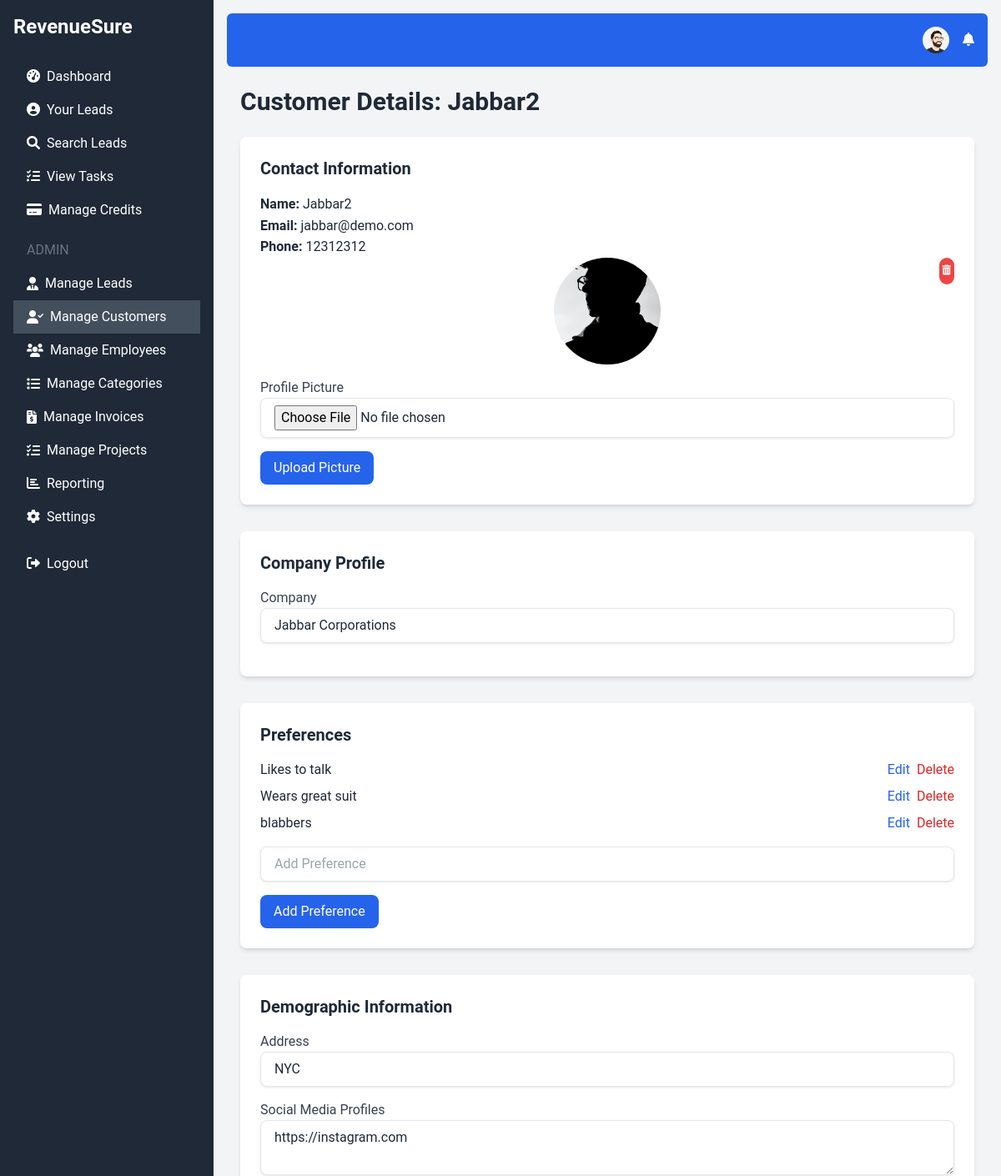
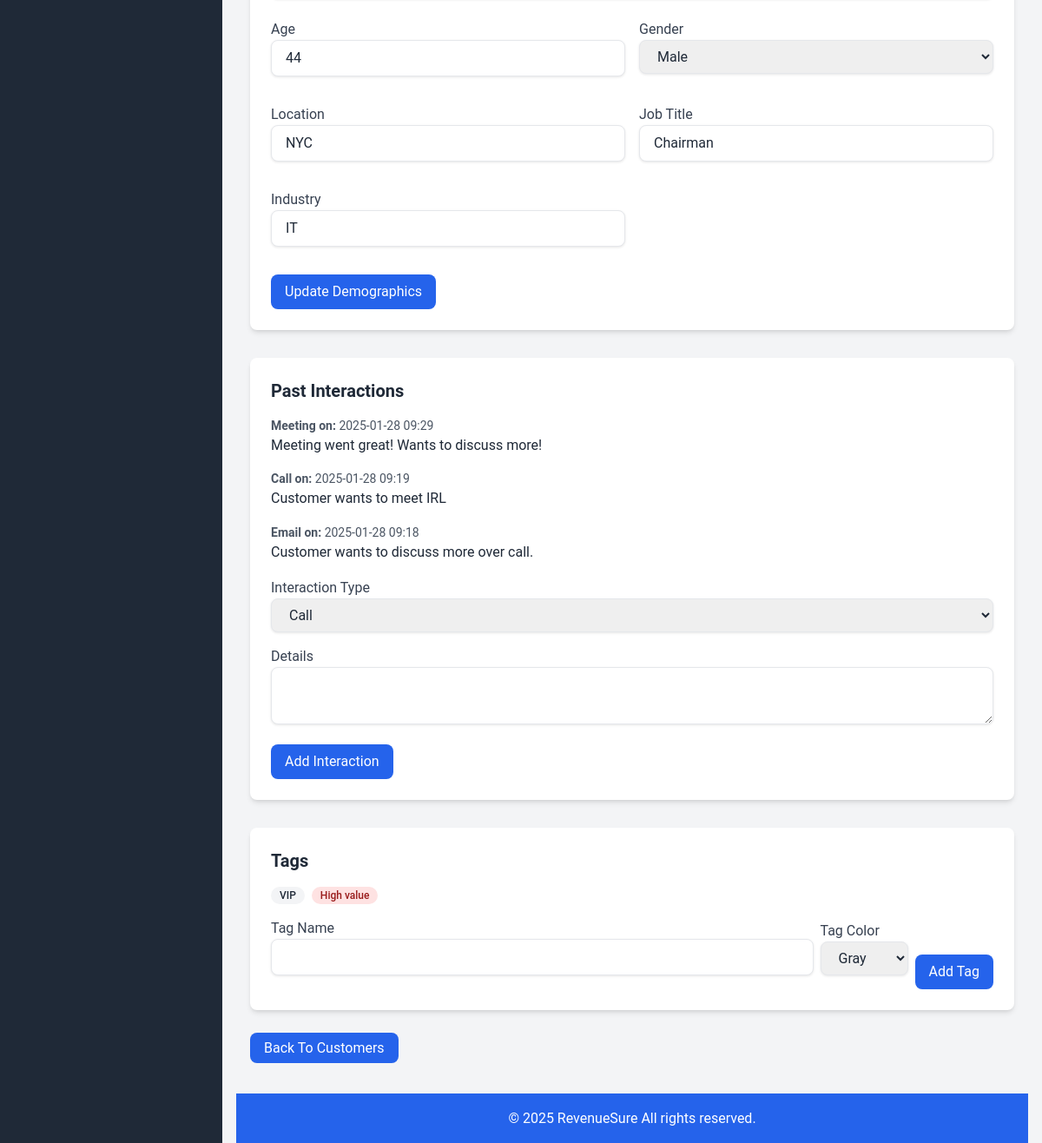
/view_customer.php?id=1 (signed in), run on the app's committed database (2 pictures, top to bottom).
### tables this page shows
CREATE TABLE `users` (
  `id` int(11) NOT NULL,
  `username` varchar(50) NOT NULL,
  `email` varchar(100) NOT NULL,
  `password` varchar(255) NOT NULL,
  `credits` int(11) DEFAULT 0,
  `created_at` timestamp NOT NULL DEFAULT current_timestamp(),
  `role` enum('admin','user') DEFAULT 'user',
  `profile_picture` varchar(255) DEFAULT NULL
);

CREATE TABLE `customers` (
  `id` int(11) NOT NULL,
  `name` varchar(100) NOT NULL,
  `email` varchar(100) DEFAULT NULL,
  `phone` varchar(20) DEFAULT NULL,
  `created_at` timestamp NOT NULL DEFAULT current_timestamp(),
  `company` varchar(255) DEFAULT NULL,
  `last_interaction` timestamp NULL DEFAULT NULL,
  `address` varchar(255) DEFAULT NULL,
  `social_media_profiles` text DEFAULT NULL,
  `age` int(11) DEFAULT NULL,
  `gender` enum('Male','Female','Other') DEFAULT NULL,
  `location` varchar(255) DEFAULT NULL,
  `job_title` varchar(255) DEFAULT NULL,
  `industry` varchar(255) DEFAULT NULL,
  `profile_picture` varchar(255) DEFAULT NULL
);

CREATE TABLE `customer_preferences` (
  `id` int(11) NOT NULL,
  `customer_id` int(11) NOT NULL,
  `preference` varchar(255) NOT NULL,
  `created_at` timestamp NOT NULL DEFAULT current_timestamp()
);

CREATE TABLE `customer_interactions` (
  `id` int(11) NOT NULL,
  `customer_id` int(11) NOT NULL,
  `interaction_type` enum('Call','Email','Meeting','Other') NOT NULL,
  `details` text DEFAULT NULL,
  `interaction_at` timestamp NOT NULL DEFAULT current_timestamp()
);

CREATE TABLE `customer_tags` (
  `id` int(11) NOT NULL,
  `customer_id` int(11) NOT NULL,
  `tag` varchar(255) NOT NULL,
  `color` varchar(20) DEFAULT 'gray',
  `created_at` timestamp NOT NULL DEFAULT current_timestamp()
);

### view_customer.php (the view, shortened to what the rows shown need)
<?php
require 'db.php';
$customer_id = isset($_GET['id']) ? (int)$_GET['id'] : 0;
$stmt = $conn->prepare("SELECT * FROM customers WHERE id = :id");
$stmt->bindParam(':id', $customer_id);
$stmt->execute();
$customer = $stmt->fetch(PDO::FETCH_ASSOC);
$stmt = $conn->prepare("SELECT * FROM customer_preferences WHERE customer_id = :customer_id ORDER BY created_at ASC");
$stmt->bindParam(':customer_id', $customer_id);
$stmt->execute();
$preferences = $stmt->fetchAll(PDO::FETCH_ASSOC);
$stmt = $conn->prepare("SELECT * FROM customer_interactions WHERE customer_id = :customer_id ORDER BY interaction_at DESC");
$stmt->bindParam(':customer_id', $customer_id);
$stmt->execute();
$interactions = $stmt->fetchAll(PDO::FETCH_ASSOC);
$stmt = $conn->prepare("SELECT * FROM customer_tags WHERE customer_id = :customer_id ORDER BY created_at ASC");
$stmt->bindParam(':customer_id', $customer_id);
$stmt->execute();
$tags = $stmt->fetchAll(PDO::FETCH_ASSOC);
require 'header.php';
?>
<h1 class="text-3xl font-bold text-gray-800 mb-6">Customer Details: <?php echo htmlspecialchars($customer['name']); ?></h1>
    <div class="bg-white p-6 rounded-lg shadow-md mb-8">
        <h2 class="text-xl font-bold text-gray-800 mb-4">Contact Information</h2>
        <p><strong>Name:</strong> <?php echo htmlspecialchars($customer['name']); ?></p>
        <p><strong>Email:</strong> <?php echo htmlspecialchars($customer['email']); ?></p>
        <p><strong>Phone:</strong> <?php echo htmlspecialchars($customer['phone']); ?></p>
         <div class="mb-4 flex justify-center relative">
                     <?php if($customer['profile_picture']): ?>
                          <img src="<?php echo $customer['profile_picture']; ?>" alt="Profile Picture" class="rounded-full w-32 h-32 object-cover">
                           <form method="post" action="" class="absolute top-0 right-0">
                                 <button type="submit" name="remove_profile_picture" class="bg-red-500 text-white p-1 rounded-full hover:bg-red-700 transition duration-300">
                                      <i class="fas fa-trash-alt fa-xs"></i>
                                  </button>
                           </form>
                      <?php else: ?>
                         <div class="rounded-full w-32 h-32 bg-gray-200 flex items-center justify-center">
                             <i class="fas fa-user fa-3x text-gray-500"></i>
                         </div>
                      <?php endif; ?>
                </div>
         <form method="POST" action="" enctype="multipart/form-data">
                    <div class="mb-4">
                    </div>
                    <button type="submit" class="bg-blue-600 text-white px-4 py-2 rounded-lg hover:bg-blue-700 transition duration-300">Upload Picture</button>
         </form>
    </div>
     <form method="post" action="">
        <div class="bg-white p-6 rounded-lg shadow-md mb-8">
            <h2 class="text-xl font-bold text-gray-800 mb-4">Company Profile</h2>
                 <div class="mb-4">
                   <label for="company" class="block text-gray-700">Company</label>
                       <input type="text" name="company" id="company" class="w-full px-4 py-2 border rounded-lg focus:outline-none focus:ring-2 focus:ring-blue-600" value="<?php echo htmlspecialchars($customer['company'] ?? ''); ?>">
                </div>
        </div>
           <div class="bg-white p-6 rounded-lg shadow-md mb-8">
            <h2 class="text-xl font-bold text-gray-800 mb-4">Preferences</h2>
             <ul class="mb-4">
                 <?php if($preferences): ?>
                     <?php foreach ($preferences as $preference): ?>
                            <li class="flex justify-between items-center mb-2">
                                 <?php echo htmlspecialchars($preference['preference']); ?>
                                  <div class="flex gap-2">
                                    <a href="edit_preference.php?id=<?php echo $preference['id']; ?>&customer_id=<?php echo $customer_id; ?>" class="text-blue-600 hover:underline">Edit</a>
                                  <a href="delete_preference.php?id=<?php echo $preference['id']; ?>&customer_id=<?php echo $customer_id; ?>" class="text-red-600 hover:underline">Delete</a>
                                   </div>
                            </li>
                        <?php endforeach; ?>
                   <?php else: ?>
                     <p>No Preferences added.</p>
                  <?php endif; ?>
               </ul>
        </div>
         <div class="bg-white p-6 rounded-lg shadow-md mb-8">
            <h2 class="text-xl font-bold text-gray-800 mb-4">Demographic Information</h2>
             <div class="mb-4">
                    <label for="address" class="block text-gray-700">Address</label>
                        <input type="text" name="address" id="address" class="w-full px-4 py-2 border rounded-lg focus:outline-none focus:ring-2 focus:ring-blue-600"  value="<?php echo htmlspecialchars($customer['address'] ?? ''); ?>">
                   </div>
               <div class="mb-4">
                   <label for="social_media_profiles" class="block text-gray-700">Social Media Profiles</label>
                       <textarea name="social_media_profiles" id="social_media_profiles" class="w-full px-4 py-2 border rounded-lg focus:outline-none focus:ring-2 focus:ring-blue-600"><?php echo htmlspecialchars($customer['social_media_profiles'] ?? ''); ?></textarea>
                 </div>
                  <div class="grid grid-cols-1 md:grid-cols-2 gap-4">
                    <div class="mb-4">
                      <label for="age" class="block text-gray-700">Age</label>
                       <input type="number" name="age" id="age" class="w-full px-4 py-2 border rounded-lg focus:outline-none focus:ring-2 focus:ring-blue-600"  value="<?php echo htmlspecialchars($customer['age'] ?? ''); ?>">
                    </div>
                     <div class="mb-4">
                          <label for="gender" class="block text-gray-700">Gender</label>
                           <select name="gender" id="gender" class="w-full px-4 py-2 border rounded-lg focus:outline-none focus:ring-2 focus:ring-blue-600">
                               <option value="Male" <?php if($customer['gender'] == 'Male') echo 'selected'; ?>>Male</option>
                        </select>
                     </div>
                     <div class="mb-4">
                       <label for="location" class="block text-gray-700">Location</label>
                      <input type="text" name="location" id="location" class="w-full px-4 py-2 border rounded-lg focus:outline-none focus:ring-2 focus:ring-blue-600"  value="<?php echo htmlspecialchars($customer['location'] ?? ''); ?>">
                 </div>
                <div class="mb-4">
                   <label for="job_title" class="block text-gray-700">Job Title</label>
                   <input type="text" name="job_title" id="job_title" class="w-full px-4 py-2 border rounded-lg focus:outline-none focus:ring-2 focus:ring-blue-600"  value="<?php echo htmlspecialchars($customer['job_title'] ?? ''); ?>">
             </div>
             <div class="mb-4">
                  <label for="industry" class="block text-gray-700">Industry</label>
                  <input type="text" name="industry" id="industry" class="w-full px-4 py-2 border rounded-lg focus:outline-none focus:ring-2 focus:ring-blue-600" value="<?php echo htmlspecialchars($customer['industry'] ?? ''); ?>">
                </div>
        </div>
        </div>
        <div class="bg-white p-6 rounded-lg shadow-md mb-8">
        <h2 class="text-xl font-bold text-gray-800 mb-4">Past Interactions</h2>
             <ul>
                   <?php if($interactions): ?>
                         <?php foreach ($interactions as $interaction): ?>
                            <li class="mb-4">
                                 <p class="text-gray-600 text-sm">
                                    <strong><?php echo htmlspecialchars($interaction['interaction_type']); ?> on:</strong> <?php echo date('Y-m-d H:i', strtotime($interaction['interaction_at'])); ?>
                                </p>
                                 <p class="text-gray-800"><?php echo htmlspecialchars($interaction['details']); ?></p>
                             </li>
                         <?php endforeach; ?>
                    <?php else: ?>
                      <p class="text-gray-600">No interactions found.</p>
                  <?php endif; ?>
             </ul>
    </div>
          <div class="bg-white p-6 rounded-lg shadow-md mb-8">
         <h2 class="text-xl font-bold text-gray-800 mb-4">Tags</h2>
             <div class="flex gap-2 mb-4">
                    <?php if($tags): ?>
                       <?php foreach($tags as $tag): ?>
                          <span class="inline-flex items-center rounded-full px-2.5 py-0.5 text-xs font-medium <?php if(!empty($tag['color'])) echo 'bg-' . $tag['color'] . '-100 text-' . $tag['color'] . '-800' ?>"><?php echo $tag['tag'] ?></span>
                        <?php endforeach; ?>
                     <?php else: ?>
                     <p class="text-gray-600">No tags added.</p>
                    <?php endif; ?>
                </div>
        </div>
    <div class="mb-4">
   </div>
<?php
require 'footer.php';
?>

### header.php (shortened to what the rows shown need)
<!DOCTYPE html>
<html lang="en">
<head>
    <script src="https://cdn.tailwindcss.com"></script>
    <link href="https://cdnjs.cloudflare.com/ajax/libs/font-awesome/6.0.0-beta3/css/all.min.css" rel="stylesheet">
     <link rel="stylesheet" href="https://cdnjs.cloudflare.com/ajax/libs/animate.css/4.1.1/animate.min.css"/>
</head>
<body class="bg-gray-100">
    <div class="flex h-screen fade-in-up">
        <div class="flex-1 p-4 fade-in">
            <nav class="bg-blue-600 p-4 text-white mb-6 rounded-md">
                <div class="container mx-auto flex justify-end items-center">
                    <?php if (isset($_SESSION['user_id'])): ?>
                        <div class="relative mr-4">
                            <button id="profileButton" class="hover:underline relative flex items-center">
                                <?php
                                $stmt = $conn->prepare("SELECT profile_picture FROM users WHERE id = :user_id");
                                $stmt->bindParam(':user_id', $_SESSION['user_id']);
                                $stmt->execute();
                                $user = $stmt->fetch(PDO::FETCH_ASSOC);
                                $profile_picture = $user['profile_picture'];
                                if ($profile_picture) : ?>
                                    <img src="<?php echo $profile_picture; ?>" alt="Profile Picture" class="rounded-full w-8 h-8 object-cover">
                                <?php else : ?>
                                    <i class="fas fa-user-circle fa-lg"></i>
                                <?php endif; ?>
                            </button>
                         </div>
                   <?php endif; ?>
                </div>
            </nav>
             <div class="container mx-auto px-4">

### data on the page
users: profile_picture (picture)
customers: name "Jabbar2", email "jabbar@demo.com", phone "12312312", profile_picture (picture), company "Jabbar Corporations", address "NYC", social_media_profiles "https://instagram.com", age "44", gender "Male", location "NYC", job_title "Chairman", industry "IT"
customer_preferences: preference "Likes to talk"
customer_preferences: preference "Wears great suit"
customer_preferences: preference "blabbers"
customer_interactions: interaction_type "Meeting", interaction_at "2025-01-28 09:29", details "Meeting went great! Wants to discuss more!"
customer_interactions: interaction_type "Call", interaction_at "2025-01-28 09:19", details "Customer wants to meet IRL"
customer_interactions: interaction_type "Email", interaction_at "2025-01-28 09:18", details "Customer wants to discuss more over call."
customer_tags: tag "VIP"
customer_tags: tag "High value"
